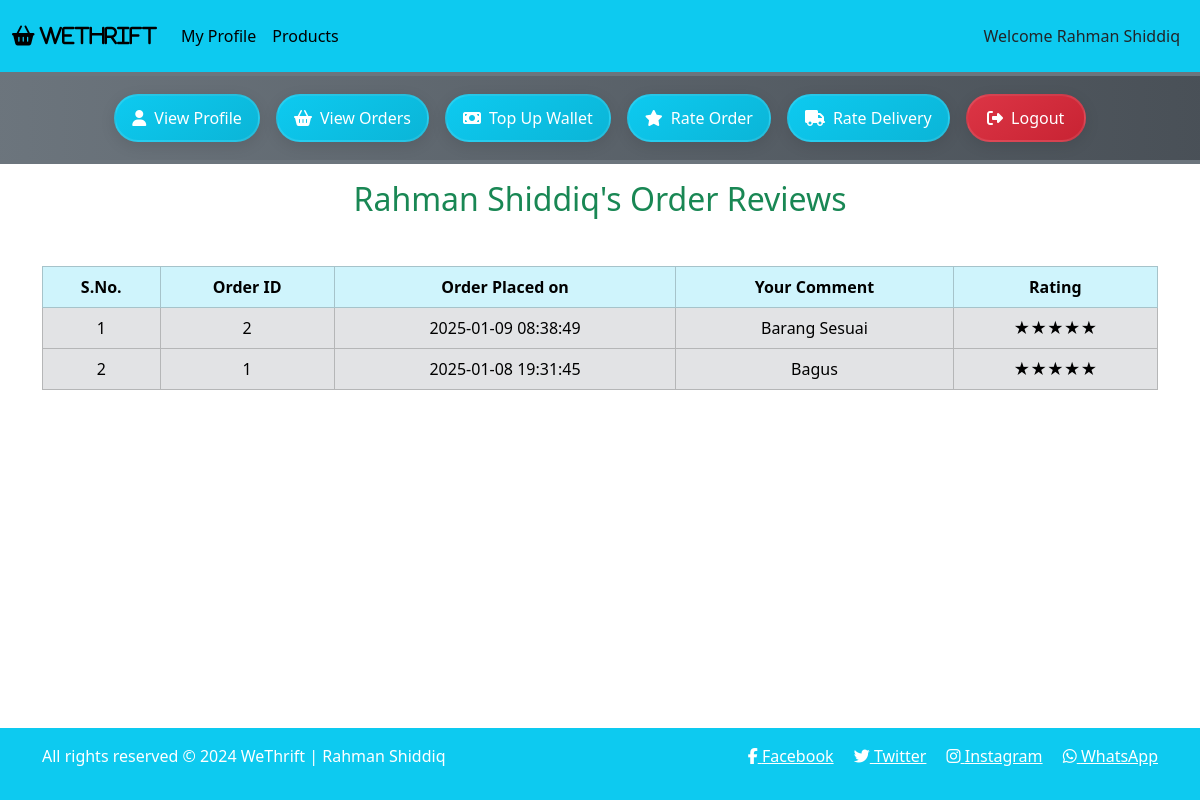
/customer_mode/profile_page.php?customer_id=51&rate_order, run on the app's committed database.
### tables this page shows
CREATE TABLE `customer` (
  `customerID` int(11) NOT NULL,
  `first_name` varchar(50) NOT NULL,
  `last_name` varchar(50) DEFAULT NULL,
  `address_street` varchar(100) NOT NULL,
  `address_city` varchar(50) NOT NULL,
  `address_state` varchar(50) NOT NULL,
  `pincode` int(11) NOT NULL,
  `phone_no` bigint(20) NOT NULL,
  `email` varchar(100) NOT NULL,
  `password` varchar(50) NOT NULL,
  `dob` date NOT NULL,
  `age` int(11) DEFAULT 0,
  `gender` varchar(10) DEFAULT NULL
);

CREATE TABLE `order` (
  `orderID` int(11) NOT NULL,
  `status` varchar(20) NOT NULL DEFAULT 'Confirmed',
  `total_price` decimal(10,2) NOT NULL,
  `time` timestamp NOT NULL DEFAULT current_timestamp(),
  `location` varchar(255) NOT NULL,
  `agentPayment` int(11) NOT NULL DEFAULT 50,
  `customerID` int(11) NOT NULL,
  `agentID` int(11) NOT NULL
);

CREATE TABLE `productreview` (
  `productReviewID` int(11) NOT NULL,
  `orderID` int(11) NOT NULL,
  `customerID` int(11) NOT NULL,
  `comment` text DEFAULT NULL,
  `rating` int(11) DEFAULT 5 CHECK (`rating` >= 1 and `rating` <= 5)
);

### customer_mode/profile_page.php (the view, shortened to what this page needs)
<?php
include('../functions/common_function.php');
if(isset($_GET['customer_id'])) {
    $cust_id = $_GET['customer_id'];
    $get_data = "SELECT * FROM customer WHERE customerID = $cust_id;";
    $result_get = mysqli_query($con, $get_data);
    $row_data = mysqli_fetch_assoc($result_get);
    $cust_id = $row_data["customerID"];
    $cust_fname = $row_data['first_name'];
    $cust_lname = $row_data['last_name'];
    if($cust_lname === null) {
        $cust_name = $cust_fname;
    } else {
        $cust_name = $cust_fname . ' ' . $cust_lname;
    }
}
?>
<!DOCTYPE html>
<html lang="en">
<head>
    <link href="https://cdn.jsdelivr.net/npm/bootstrap@5.3.3/dist/css/bootstrap.min.css" rel="stylesheet">
    <link rel="stylesheet" href="https://cdnjs.cloudflare.com/ajax/libs/font-awesome/6.5.1/css/all.min.css">
    <link rel="stylesheet" href="../style.css">
</head>
<body>
    <div class="container-fluid p-0">
        <nav class="navbar navbar-expand-lg bg-info">
            <div class="container-fluid">
                <a class="navbar-brand" href="#"><i class="fa fa-shopping-basket" aria-hidden="true"> WeThrift</i></a>
                <div class="collapse navbar-collapse" id="navbarSupportedContent">
                    <ul class="navbar-nav me-auto mb-2 mb-lg-0">
                        <li class="nav-item">
                            <a class="nav-link active" aria-current="page"
                               href='profile_page.php?customer_id=<?php echo $cust_id; ?>'>My Profile</a>
                        </li>
                        <li class="nav-item">
                            <a class="nav-link active"
                               href='index.php?customer_id=<?php echo $cust_id; ?>'>Products</a>
                        </li>
                    </ul>
                </div>
                <nav class="navbar navbar-expand-lg">
                    <ul class="navbar-nav">
                        <li class="nav-item">
                            <a href="" class="nav-link text-dark">Welcome <?php echo $cust_name; ?></a>
                        </li>
                    </ul>
                </nav>
            </div>
        </nav>
        <div class="row">
            <div class="col-md-12 bg-secondary p-1">
                <div class="button text-center">
                    <button>
                        <a href="profile_page.php?customer_id=<?php echo $cust_id; ?>&view_profile"
                           class="nav-link text-dark">View Profile</a>
                    </button>
                    <button>
                        <a href="profile_page.php?customer_id=<?php echo $cust_id; ?>&view_orders"
                           class="nav-link text-dark">View Orders</a>
                    </button>
                    <button>
                        <a href="profile_page.php?customer_id=<?php echo $cust_id; ?>&top_up"
                           class="nav-link text-dark">Top Up Wallet</a>
                    </button>
                    <button>
                        <a href="profile_page.php?customer_id=<?php echo $cust_id; ?>&rate_order"
                           class="nav-link text-dark">Rate Order</a>
                    </button>
                    <button>
                        <a href="profile_page.php?customer_id=<?php echo $cust_id; ?>&rate_delivery"
                           class="nav-link text-dark">Rate Delivery</a>
                    </button>
                    <button>
                        <a href="../start.php" class="nav-link text-dark">Logout</a>
                    </button>
                </div>
            </div>
        </div>
        <div class="container my-3">
            <?php
            if(isset($_GET['rate_order'])) { include('rate_order.php'); }
            ?>
        </div>
        <?php include("../includes/footer.php"); ?>
    </div>
</body>
</html>

### customer_mode/rate_order.php (shortened to what this page needs)
<?php
$fetch_orders = "SELECT * FROM `order` WHERE customerID = $cust_id AND status = 'Delivered' ORDER BY orderID DESC;";
$result_fetch = mysqli_query($con, $fetch_orders);
$num_of_rows = mysqli_num_rows($result_fetch);
if ($num_of_rows == 0) {
    echo "<h2 class='text-center text-danger'> No orders have been delivered to you yet! </h2>";
} else {
    ?>
    <h2 class="text-center text-success">
        <?php echo "$cust_name's Order Reviews"; ?>
    </h2>
    <table class="table table-bordered mt-5">
        <thead class="table-info text-center text-white">
            <tr>
                <th>S.No.</th>
                <th>Order ID</th>
                <th>Order Placed on</th>
                <th>Your Comment</th>
                <th>Rating</th>
            </tr>
        </thead>
        <tbody class="table-secondary text-white">
            <?php
            $number = 0;
            while ($fetch_row = mysqli_fetch_assoc($result_fetch)) {
                $order_id = $fetch_row["orderID"];
                $order_time = $fetch_row["time"];
                $number++;
                $isReview = "Yes";
                $search_review = "SELECT * FROM ProductReview WHERE orderID = '$order_id' AND customerID = '$cust_id';";
                $result_review = mysqli_query($con, $search_review);
                $num_of_rows = mysqli_num_rows($result_review);
                if ($num_of_rows == 0) {
                    $isReview = "No";
                } else {
                    $row_review = mysqli_fetch_assoc($result_review);
                    $comment = $row_review['comment'];
                    $rating = $row_review['rating'];
                }
                ?>
                <tr class='text-center align-middle'>
                    <?php if ($isReview == "Yes") { ?>
                        <td>
                            <?php echo "$number"; ?>
                        </td>
                        <td>
                            <?php echo "$order_id"; ?>
                        </td>
                        <td>
                            <?php echo "$order_time"; ?>
                        </td>
                        <td>
                            <?php echo "$comment"; ?>
                        </td>
                        <td>
                            <?php
                            $stars = '';
                            $filledStars = intval($rating);
                            for ($i = 0; $i < $filledStars; $i++) {
                                $stars .= '★';
                            }
                            echo "$stars";
                            ?>
                        </td>
                    <?php }
                    ?>
                </tr>
                <?php
            }
            ?>
        </tbody>
    </table>
    <?php
}
?>

### style.css (style rules this page uses)
* { margin: 0; padding: 0; box-sizing: border-box; }

### customer_mode/profile_page.php (style rules this page uses)
body { overflow-x: hidden; }
.button { display: flex; justify-content: center; flex-wrap: wrap; padding: 10px; background: linear-gradient(to right, #6c757d, #495057); border-radius: 8px; }
.button button { border: none; background: none; padding: 0; margin: 8px; transition: transform 0.3s ease; }
.button .nav-link { white-space: normal; min-width: 120px; min-height: 48px; text-align: center; display: flex; align-items: center; justify-content: center; padding: 8px 16px; margin: 0; background: linear-gradient(145deg, #0dcaf0, #0bb5d7); color: white !important; border-radius: 25px; box-shadow: 0 4px 15px rgba(0,0,0,0.1); border: 2px solid rgba(255,255,255,0.1); font-weight: 500; transition: all 0.3s ease; }
.button button:last-child .nav-link { background: linear-gradient(145deg, #dc3545, #c82333); }
.button .nav-link::before { font-family: "Font Awesome 5 Free"; font-weight: 900; margin-right: 8px; }
.button button:nth-child(1) .nav-link::before { content: "\f007"; }
.button button:nth-child(2) .nav-link::before { content: "\f291"; }
.button button:nth-child(3) .nav-link::before { content: "\f0d6"; }
.button button:nth-child(4) .nav-link::before { content: "\f005"; }
.button button:nth-child(5) .nav-link::before { content: "\f0d1"; }
.button button:last-child .nav-link::before { content: "\f2f5"; }

### includes/footer.php (style rules this page uses)
body { margin: 0; padding: 0; min-height: 100vh; position: relative; }

### data on the page
customer: cust_name "Rahman Shiddiq"
order: orderID "2", time "2025-01-09 08:38:49", productreview.comment "Barang Sesuai", stars "★★★★★"
order: orderID "1", time "2025-01-08 19:31:45", productreview.comment "Bagus", stars "★★★★★"
